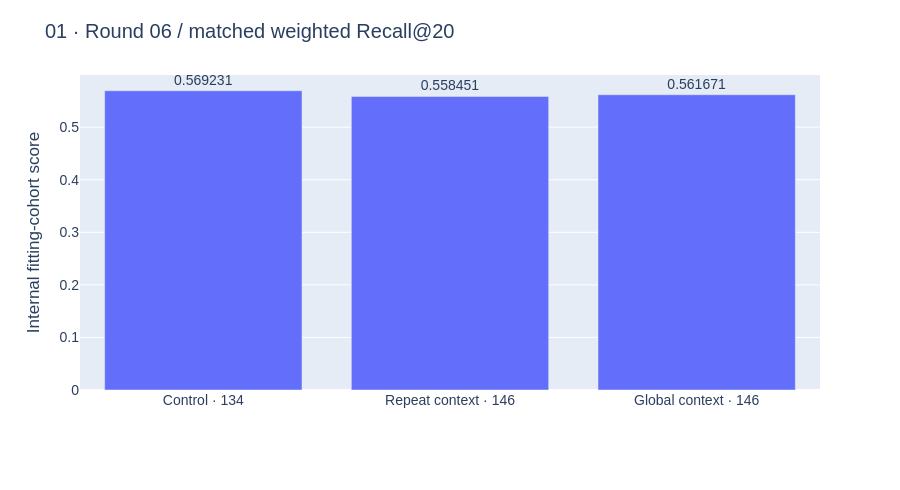

Notebook cell for this chart:
### Markdown cell above
### Overall comparison

### Code cell
names=["Control · 134", "Repeat context · 146", "Global context · 146"]
keys=["control_shared","repeat_context","global_context_ablation"]
f=go.Figure(go.Bar(x=names,y=[RESULT["arms"][k]["weighted_recall_at_20"] for k in keys],text=[f'{RESULT["arms"][k]["weighted_recall_at_20"]:.6f}' for k in keys],textposition="outside"))
f.update_layout(title="01 · Round 06 / matched weighted Recall@20",yaxis_title="Internal fitting-cohort score")
emit(f)

### Figure 1 — Plotly figure (JSON) as saved in the notebook; plotly's stock layout.template omitted (floating-point values rounded to 4 significant figures)
{"data": [{"text": ["0.569231", "0.558451", "0.561671"], "textposition": "outside", "type": "bar", "x": ["Control · 134", "Repeat context · 146", "Global context · 146"], "y": [0.5692, 0.5585, 0.5617]}], "layout": {"font": {"family": "Arial", "size": 14}, "height": 490, "legend": {"orientation": "h", "y": -0.23}, "margin": {"b": 100, "t": 75}, "title": {"text": "01 · Round 06 / matched weighted Recall@20"}, "xaxis": {"automargin": true}, "yaxis": {"automargin": true, "title": {"text": "Internal fitting-cohort score"}}}}
